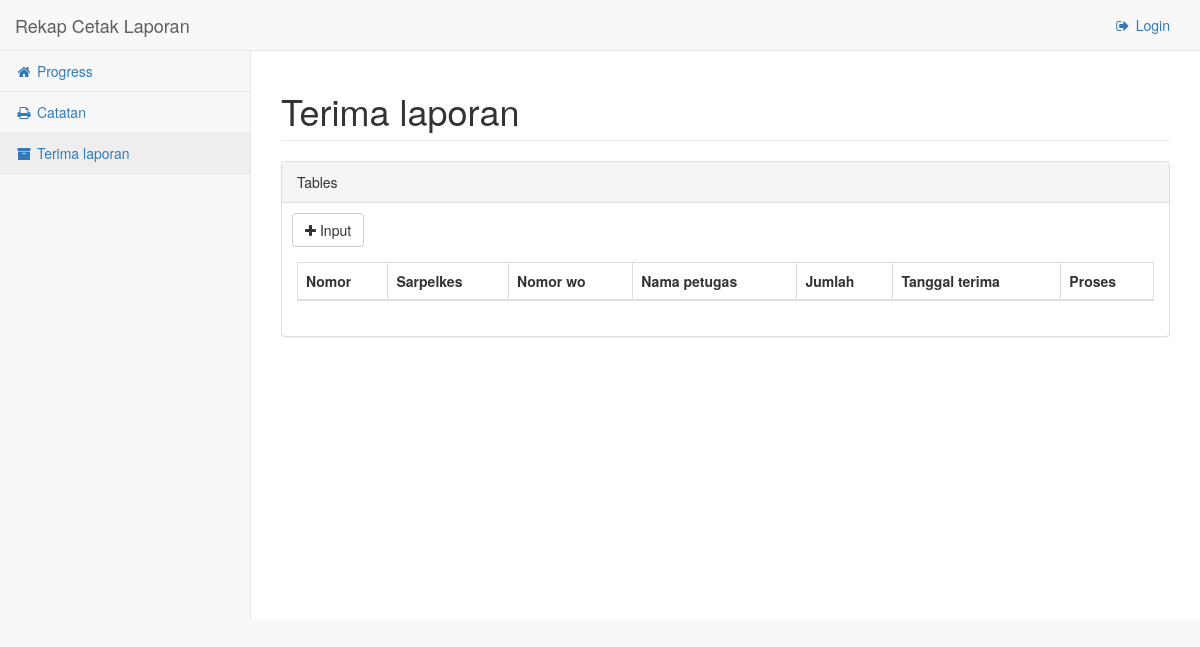
The page /terima on the database as committed earlier.
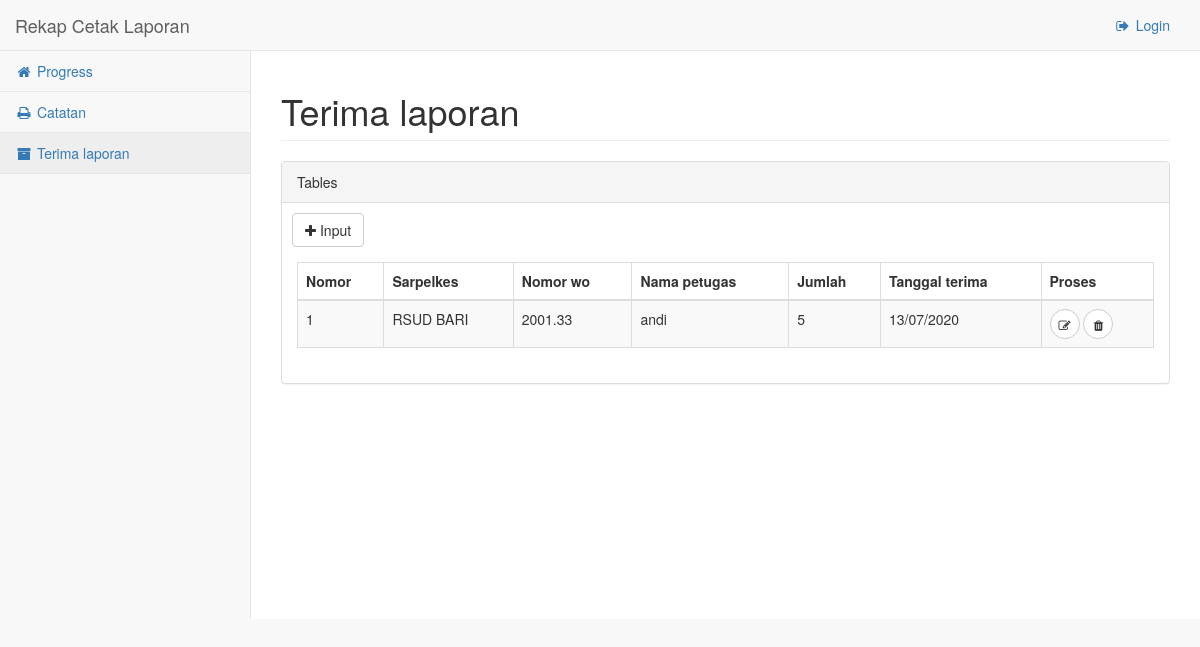
The same page on the database as committed later.
### app/models.py (models this page shows, shortened)
class Terima(db.Model):
    nomor = db.Column(db.Integer, primary_key=True)
    tanggal = db.Column(db.DateTime, index=True, default=datetime.utcnow)
    jumlah = db.Column(db.Integer)
    sarpelkes = db.Column(db.String(55), nullable=False)
    nomorwo = db.Column(db.String(8), nullable=False)
    petugas = db.Column(db.String(25))

### app/terima/routes.py (the view)
@mod.route('/terima')
def index():
    data = Terima.query.all()
    return render_template('log_terima.html', data=data, page='Terima laporan', title='Terima laporan')

### app/templates/log_terima.html (shortened to what this page needs)
{% extends 'base.html' %}
{% block cssTables %}
    <link href="{{ url_for('static', filename='vendor/datatables-plugins/dataTables.bootstrap.css') }}" rel="stylesheet">
    <link href="{{ url_for('static', filename='vendor/datatables-responsive/dataTables.responsive.css') }}" rel="stylesheet">
{% endblock cssTables %}
{% block content %}
<div class="row">
    <div class="col-lg-12">
        <div class="panel panel-default">
            <div class="panel-heading">
                Tables
            </div>
            <a href="{{ url_for('terima.input') }}" class="btn btn-xl btn-default" style="margin: 10px 10px 0 10px;"><i class="fa fa-plus"></i> Input</a>
            <div class="panel-body">
                <table width="100%" class="table table-striped table-bordered table-hover" id="dataRekap">
                    <thead>
                        <tr>
                            <th>Nomor</th>
                            <th>Sarpelkes</th>
                            <th>Nomor wo</th>
                            <th>Nama petugas</th>
                            <th>Jumlah</th>
                            <th>Tanggal terima</th>
                            <th>Proses</th>
                        </tr>
                    </thead>
                    <tbody>
                    {% for i in data %}
                        <tr>
                            <td>{{ loop.index }}</td>
                            <td>{{ i.sarpelkes }}</td>
                            <td>{{ i.nomorwo }}</td>
                            <td>{{ i.petugas }}</td>
                            <td>{{ i.jumlah }}</td>
                            <td>{{ i.tanggal.strftime("%d/%m/%Y") }}</td>
                            <td>
                                <a class="btn btn-xs btn-default btn-circle" title="Edit" href="{{ url_for('terima.edit',id=i.nomor) }}"><i class="fa fa-edit"></i></a>
                                <button class="btn btn-default btn-xs btn-circle" title="Hapus" data-toggle="modal" data-target="#hapus{{ i.nomor }}"><i class="fa fa-trash"></i></button>
                            </td>
                        </tr>
                    {% endfor %}
                    </tbody>
                </table>
            </div>
        </div>
    </div>
</div>
{% endblock content %}

### app/templates/base.html (shortened to what this page needs)
<!DOCTYPE html>
<html lang="en">
<head>
    <link href="{{ url_for('static', filename='vendor/bootstrap/css/bootstrap.min.css') }}" rel="stylesheet">
    {% block cssTables %}{% endblock cssTables %}
    <link href="{{ url_for('static', filename='dist/css/sb-admin-2.css') }}" rel="stylesheet">
    <link href="{{ url_for('static', filename='vendor/font-awesome/css/font-awesome.min.css') }}" rel="stylesheet" type="text/css">
</head>
<body>
    <div id="wrapper">
        <nav class="navbar navbar-default navbar-static-top" role="navigation" style="margin-bottom: 0">
            <div class="navbar-header">
                <a class="navbar-brand" href="{{ url_for('rekap.index') }}">Rekap Cetak Laporan</a>
            </div>
            <ul class="nav navbar-top-links navbar-right">
                <li><a href="{{ url_for('auth.login') }}"><i class="fa fa-sign-out fa-fw"></i> Login</a></li>
            </ul>
            <div class="navbar-default sidebar" role="navigation">
                <div class="sidebar-nav navbar-collapse">
                    <ul class="nav" id="side-menu">
                        <li>
                            <a href="{{ url_for('rekap.index') }}"><i class="fa fa-home fa-fw"></i> Progress</a>
                        </li>
                        <li>
                            <a href="{{ url_for('cetak.index') }}"><i class="fa fa-print fa-fw"></i> Catatan</a>
                        </li>
                        <li>
                            <a href="{{ url_for('terima.index') }}"><i class="fa fa-archive fa-fw"></i> Terima laporan</a>
                        </li>
                    </ul>
                </div>
            </div>
        </nav>
        <div id="page-wrapper">
            <div class="row">
                <div class="col-lg-12">
                    <h1 class="page-header">{{ page }}</h1>
                </div>
            </div>
            {% block content %}{% endblock content %}
        </div>
    </div>
</body>
</html>

Rows that differ between the two databases and show on the page:
added Terima: sarpelkes "RSUD BARI", nomorwo "2001.33", petugas "andi", jumlah "5", tanggal "13/07/2020"
